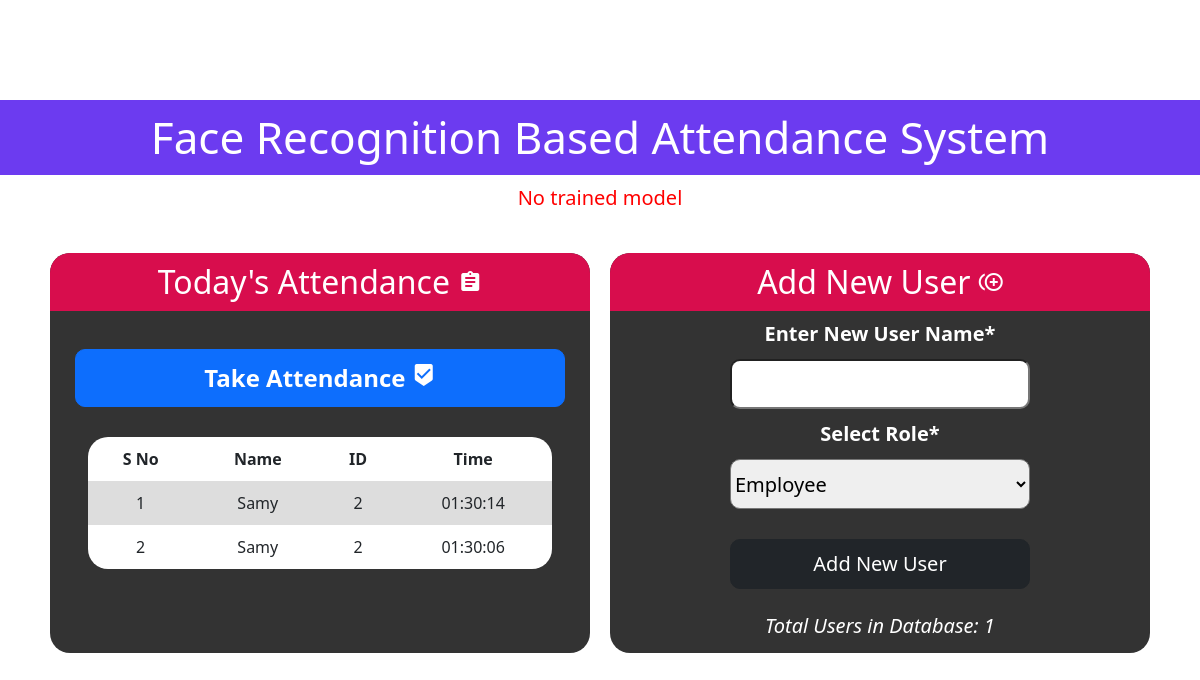
Before: /start with the older database file.
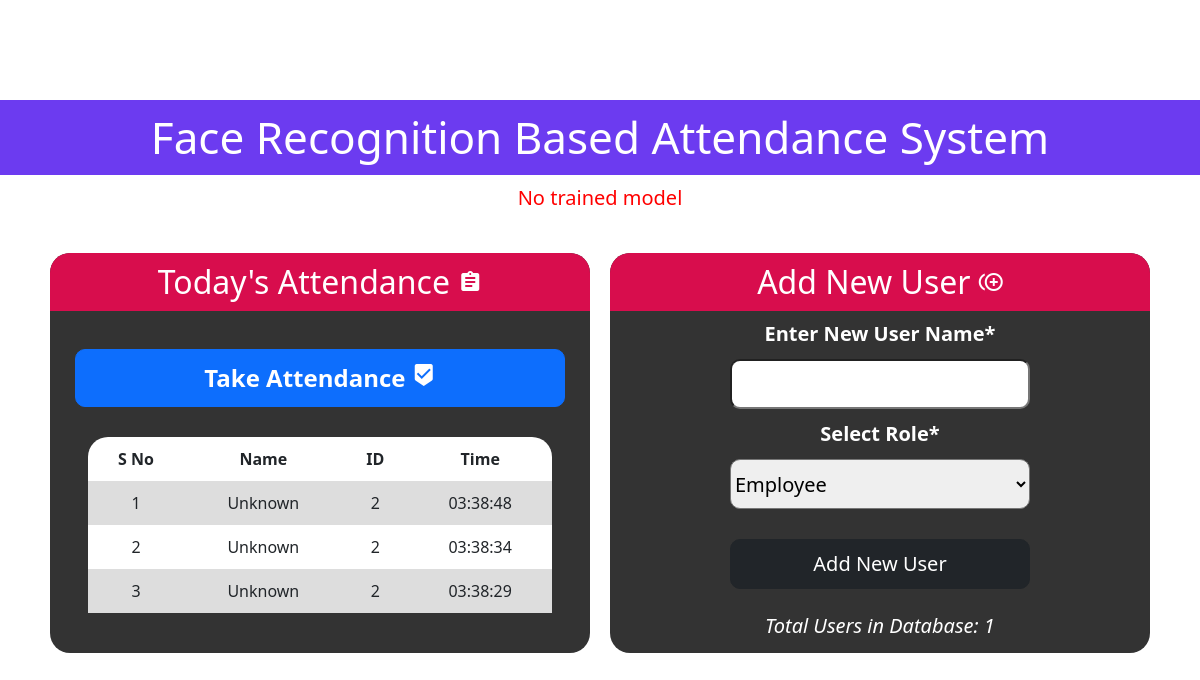
After: the same page with the newer database file.
### tables this page shows
CREATE TABLE logs (
            id INTEGER PRIMARY KEY AUTOINCREMENT,
            user_id INTEGER,
            name TEXT,
            time TEXT,
            date TEXT
        );

### routes/face_routes.py (the view, shortened to what this page needs)
@face.route('/start')
def start():
    names, rolls, times, l = extract_logs()
    if 'face_recognition_model.pkl' not in os.listdir('static'):
        return render_template(
            'home.html',
            names=names, rolls=rolls, times=times, l=l,
            totalreg=len(os.listdir('static/faces')),
            datetoday2=datetoday2,
            mess='No trained model'
        )

### services/log_service.py (called while the page is built)
def extract_logs():
    conn = sqlite3.connect("database/system.db")
    cur = conn.cursor()
    cur.execute("SELECT name, user_id, time FROM logs ORDER BY id DESC")
    rows = cur.fetchall()
    conn.close()
    names = [r[0] for r in rows]
    rolls = [r[1] for r in rows]
    times = [r[2] for r in rows]
    return names, rolls, times, len(rows)

### templates/home.html (shortened to what this page needs)
<!doctype html>
<html lang="en">
<head>
    <link href="https://cdn.jsdelivr.net/npm/bootstrap@5.0.0-beta3/dist/css/bootstrap.min.css" rel="stylesheet"
>
</head>
<body>
    <div class='mt-3 text-center' style="background-color: rgba(92, 38, 239, 0.9);">
        <h1 style="color: white;padding: 11px;font-size: 44px; margin-top: 100px;">Face Recognition Based
            Attendance System</h1>
    </div>
    {% if mess%}
    <p class="text-center" style="color: red;font-size: 20px;">{{ mess }}</p>
    {% endif %}
    <div class="row text-center" style="padding: 20px;margin: 20px;">
        <div class="col"
            style="border-radius: 20px;padding: 0px;background-color:rgb(0, 0, 0, 0.8);margin:0px 10px 10px 10px;min-height: 400px;">
            <h2 style="border-radius: 20px 20px 0px 0px;background-color: rgb(216, 13, 77) ; color: white;padding: 10px;">Today's
                Attendance <i class="material-icons">assignment</i></h2>
            <a style="text-decoration: none;max-width: 300px;" href="/start">
                <button
                    style="font-size: 24px;font-weight: bold;border-radius: 10px;width:490px;padding: 10px;margin-top: 30px;margin-bottom: 30px;"
                    type='submit' class='btn btn-primary'>Take Attendance <i
                        class="material-icons">beenhere</i></button>
            </a>
            <table style="background-color: white;">
                <tr>
                    <td><b>S No</b></td>
                    <td><b>Name</b></td>
                    <td><b>ID</b></td>
                    <td><b>Time</b></td>
                </tr>
                {% if l %}
                {% for i in range(l) %}
                <tr>
                    <td>{{ i+1 }}</td>
                    <td>{{ names[i] }}</td>
                    <td>{{ rolls[i] }}</td>
                    <td>{{ times[i] }}</td>
                </tr>
                {% endfor %}
                {% endif %}
            </table>
        </div>
        <div class="col"
            style="border-radius: 20px;padding: 0px;background-color:rgb(0, 0, 0, 0.8);margin:0px 10px 10px 10px;height: 400px;">
            <form action='/add' method="POST" enctype="multipart/form-data">
                <h2 style="border-radius: 20px 20px 0px 0px;background-color: rgb(216, 13, 77) ;color: white;padding: 10px;">
                    Add New User <i class="material-icons">control_point_duplicate</i>
                </h2>
                <label style="font-size: 20px; color: white"><b>Enter New User Name*</b></label>
                <br>
                <input type="text" id="newusername" name='newusername'
                    style="font-size: 20px;margin-top:10px;margin-bottom:10px;border-radius: 10px;width: 300px; height: 50px;"
                    required>
                <br>
                <label style="font-size: 20px;color: white"><b>Select Role*</b></label>
                <br>
                <select name="role"
                    style="font-size: 20px;margin-top:10px;margin-bottom:10px;border-radius: 10px;width: 300px; height: 50px;"
                    required>
                    <option value="employee">Employee</option>
                </select>
                <br>
                <button style="width: 300px;margin-top: 20px;font-size: 20px; border-radius: 10px; height: 50px;"
                    type='submit' class='btn btn-dark'>
                    Add New User
                </button>
                <br>
                <h5 style="padding: 25px; color: white;">
                    <i>Total Users in Database: {{totalreg}}</i>
                </h5>
            </form>
        </div>
    </div>
</body>
</html>

### templates/home.html (style rules this page uses)
* { padding: 0; margin: 0; font-family: 'Segoe UI', Tahoma, Geneva, Verdana, sans-serif; }
body { background-image: url('https://img.pogo.org/image/content/2018/facial-recognition-gif-v5-o_1150.gif?auto=compress%2Cformat&crop=focalpoint&fit=crop&fp-x=0.5&fp-y=0.5&h=800&q=80&ratio=1.5&w=1200&s=4e2f6eeb1cc9940aa21f63bb62f2d161'); background-size: cover; font-family: sans-serif; margin-top: 40px; padding: 0; margin: 0; }
table { border-radius: 20px; font-family: arial, sans-serif; border-collapse: collapse; width: 86%; margin: auto; }
td, th { padding: 10px; }
tr:nth-child(even) { background-color: #dddddd; }

Changed rows visible on the page:
removed logs: name "Samy", time "01:30:14"
removed logs: name "Samy", time "01:30:06"
added logs: name "Unknown", time "03:38:48"
added logs: name "Unknown", time "03:38:34"
added logs: name "Unknown", time "03:38:29"
Other visible differences:
new list line: "1 2"
new list line: "2 2"
new list line: "3 2"
list line gone: "1 2"
list line gone: "2 2"
